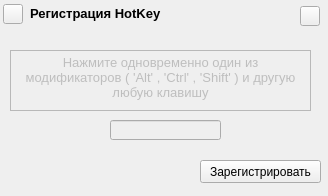
<?xml version="1.0" encoding="UTF-8"?>
<ui version="4.0">
 <class>Registration_Key</class>
 <widget class="QWidget" name="Registration_Key">
  <property name="geometry">
   <rect>
    <x>0</x>
    <y>0</y>
    <width>328</width>
    <height>196</height>
   </rect>
  </property>
  <property name="windowTitle">
   <string>Edit hotkey</string>
  </property>
  <widget class="QLineEdit" name="this_keys">
   <property name="enabled">
    <bool>false</bool>
   </property>
   <property name="geometry">
    <rect>
     <x>110</x>
     <y>120</y>
     <width>111</width>
     <height>20</height>
    </rect>
   </property>
   <property name="focusPolicy">
    <enum>Qt::NoFocus</enum>
   </property>
  </widget>
  <widget class="QPushButton" name="CloseApp">
   <property name="geometry">
    <rect>
     <x>300</x>
     <y>6</y>
     <width>20</width>
     <height>20</height>
    </rect>
   </property>
   <property name="font">
    <font>
     <pointsize>11</pointsize>
     <weight>75</weight>
     <bold>true</bold>
    </font>
   </property>
   <property name="focusPolicy">
    <enum>Qt::NoFocus</enum>
   </property>
   <property name="text">
    <string/>
   </property>
  </widget>
  <widget class="QTextEdit" name="Text">
   <property name="enabled">
    <bool>false</bool>
   </property>
   <property name="geometry">
    <rect>
     <x>10</x>
     <y>50</y>
     <width>301</width>
     <height>61</height>
    </rect>
   </property>
   <property name="font">
    <font>
     <pointsize>14</pointsize>
    </font>
   </property>
   <property name="focusPolicy">
    <enum>Qt::NoFocus</enum>
   </property>
   <property name="html">
    <string>&lt;!DOCTYPE HTML PUBLIC &quot;-//W3C//DTD HTML 4.0//EN&quot; &quot;http://www.w3.org/TR/REC-html40/strict.dtd&quot;&gt;
&lt;html&gt;&lt;head&gt;&lt;meta name=&quot;qrichtext&quot; content=&quot;1&quot; /&gt;&lt;style type=&quot;text/css&quot;&gt;
p, li { white-space: pre-wrap; }
&lt;/style&gt;&lt;/head&gt;&lt;body style=&quot; font-family:'MS Shell Dlg 2'; font-size:14pt; font-weight:400; font-style:normal;&quot;&gt;
&lt;p align=&quot;center&quot; style=&quot; margin-top:0px; margin-bottom:0px; margin-left:0px; margin-right:0px; -qt-block-indent:0; text-indent:0px;&quot;&gt;&lt;span style=&quot; font-family:'Ubuntu'; font-size:10pt;&quot;&gt;Нажмите одновременно один из модификаторов ( 'Alt' , 'Ctrl' , 'Shift' ) и другую любую клавишу&lt;/span&gt;&lt;/p&gt;&lt;/body&gt;&lt;/html&gt;</string>
   </property>
  </widget>
  <widget class="QPushButton" name="register_hothey">
   <property name="geometry">
    <rect>
     <x>200</x>
     <y>160</y>
     <width>121</width>
     <height>23</height>
    </rect>
   </property>
   <property name="focusPolicy">
    <enum>Qt::NoFocus</enum>
   </property>
   <property name="text">
    <string>Зарегистрировать</string>
   </property>
  </widget>
  <widget class="QPushButton" name="Icon">
   <property name="geometry">
    <rect>
     <x>3</x>
     <y>4</y>
     <width>20</width>
     <height>20</height>
    </rect>
   </property>
   <property name="focusPolicy">
    <enum>Qt::NoFocus</enum>
   </property>
   <property name="text">
    <string/>
   </property>
  </widget>
  <widget class="QLabel" name="Title">
   <property name="geometry">
    <rect>
     <x>30</x>
     <y>1</y>
     <width>201</width>
     <height>25</height>
    </rect>
   </property>
   <property name="font">
    <font>
     <pointsize>10</pointsize>
     <weight>75</weight>
     <bold>true</bold>
    </font>
   </property>
   <property name="text">
    <string>Регистрация HotKey</string>
   </property>
  </widget>
 </widget>
 <resources/>
 <connections/>
</ui>
